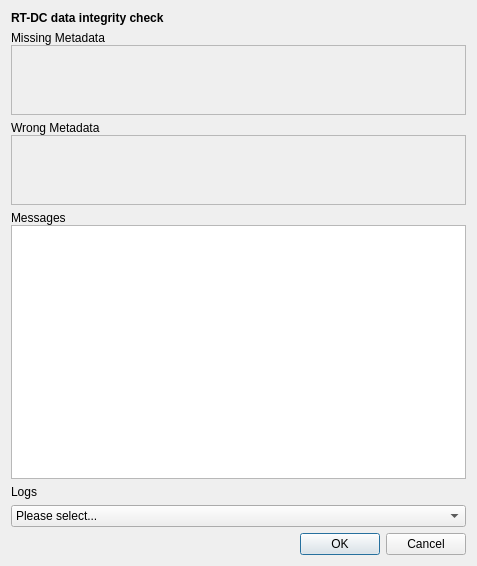
<?xml version="1.0" encoding="UTF-8"?>
<ui version="4.0">
 <class>Dialog</class>
 <widget class="QDialog" name="Dialog">
  <property name="geometry">
   <rect>
    <x>0</x>
    <y>0</y>
    <width>477</width>
    <height>566</height>
   </rect>
  </property>
  <property name="windowTitle">
   <string>Dialog</string>
  </property>
  <layout class="QVBoxLayout" name="verticalLayout">
   <item>
    <widget class="QLabel" name="label">
     <property name="text">
      <string>&lt;b&gt;RT-DC data integrity check&lt;/b&gt;</string>
     </property>
    </widget>
   </item>
   <item>
    <widget class="QWidget" name="groupBox_missing" native="true">
     <property name="sizePolicy">
      <sizepolicy hsizetype="Preferred" vsizetype="Maximum">
       <horstretch>0</horstretch>
       <verstretch>2</verstretch>
      </sizepolicy>
     </property>
     <layout class="QVBoxLayout" name="verticalLayout_3">
      <property name="spacing">
       <number>0</number>
      </property>
      <property name="leftMargin">
       <number>0</number>
      </property>
      <property name="topMargin">
       <number>0</number>
      </property>
      <property name="rightMargin">
       <number>0</number>
      </property>
      <property name="bottomMargin">
       <number>0</number>
      </property>
      <item>
       <widget class="QLabel" name="label_5">
        <property name="text">
         <string>Missing Metadata</string>
        </property>
       </widget>
      </item>
      <item>
       <widget class="QScrollArea" name="scrollArea_2">
        <property name="sizePolicy">
         <sizepolicy hsizetype="Expanding" vsizetype="Expanding">
          <horstretch>0</horstretch>
          <verstretch>0</verstretch>
         </sizepolicy>
        </property>
        <property name="sizeAdjustPolicy">
         <enum>QAbstractScrollArea::AdjustToContents</enum>
        </property>
        <property name="widgetResizable">
         <bool>true</bool>
        </property>
        <widget class="QWidget" name="scrollAreaWidgetContents_3">
         <property name="geometry">
          <rect>
           <x>0</x>
           <y>0</y>
           <width>457</width>
           <height>68</height>
          </rect>
         </property>
         <layout class="QGridLayout" name="gridLayout_missing"/>
        </widget>
       </widget>
      </item>
     </layout>
    </widget>
   </item>
   <item>
    <widget class="QWidget" name="groupBox_wrong" native="true">
     <property name="sizePolicy">
      <sizepolicy hsizetype="Preferred" vsizetype="Maximum">
       <horstretch>0</horstretch>
       <verstretch>2</verstretch>
      </sizepolicy>
     </property>
     <layout class="QVBoxLayout" name="verticalLayout_4">
      <property name="spacing">
       <number>0</number>
      </property>
      <property name="leftMargin">
       <number>0</number>
      </property>
      <property name="topMargin">
       <number>0</number>
      </property>
      <property name="rightMargin">
       <number>0</number>
      </property>
      <property name="bottomMargin">
       <number>0</number>
      </property>
      <item>
       <widget class="QLabel" name="label_4">
        <property name="text">
         <string>Wrong Metadata</string>
        </property>
       </widget>
      </item>
      <item>
       <widget class="QScrollArea" name="scrollArea">
        <property name="sizePolicy">
         <sizepolicy hsizetype="Expanding" vsizetype="Expanding">
          <horstretch>0</horstretch>
          <verstretch>0</verstretch>
         </sizepolicy>
        </property>
        <property name="sizeAdjustPolicy">
         <enum>QAbstractScrollArea::AdjustToContents</enum>
        </property>
        <property name="widgetResizable">
         <bool>true</bool>
        </property>
        <widget class="QWidget" name="scrollAreaWidgetContents_4">
         <property name="geometry">
          <rect>
           <x>0</x>
           <y>0</y>
           <width>457</width>
           <height>68</height>
          </rect>
         </property>
         <layout class="QGridLayout" name="gridLayout_wrong"/>
        </widget>
       </widget>
      </item>
     </layout>
    </widget>
   </item>
   <item>
    <widget class="QWidget" name="groupBox_messages" native="true">
     <property name="sizePolicy">
      <sizepolicy hsizetype="Preferred" vsizetype="Expanding">
       <horstretch>0</horstretch>
       <verstretch>1</verstretch>
      </sizepolicy>
     </property>
     <layout class="QVBoxLayout" name="verticalLayout_5">
      <property name="spacing">
       <number>0</number>
      </property>
      <property name="leftMargin">
       <number>0</number>
      </property>
      <property name="topMargin">
       <number>0</number>
      </property>
      <property name="rightMargin">
       <number>0</number>
      </property>
      <property name="bottomMargin">
       <number>0</number>
      </property>
      <item>
       <widget class="QLabel" name="label_2">
        <property name="text">
         <string>Messages</string>
        </property>
       </widget>
      </item>
      <item>
       <widget class="QTextEdit" name="textEdit">
        <property name="sizePolicy">
         <sizepolicy hsizetype="Expanding" vsizetype="Expanding">
          <horstretch>0</horstretch>
          <verstretch>0</verstretch>
         </sizepolicy>
        </property>
        <property name="sizeAdjustPolicy">
         <enum>QAbstractScrollArea::AdjustToContents</enum>
        </property>
        <property name="lineWrapMode">
         <enum>QTextEdit::NoWrap</enum>
        </property>
        <property name="readOnly">
         <bool>true</bool>
        </property>
       </widget>
      </item>
     </layout>
    </widget>
   </item>
   <item>
    <widget class="QWidget" name="widget_logs" native="true">
     <layout class="QVBoxLayout" name="verticalLayout_2">
      <property name="leftMargin">
       <number>0</number>
      </property>
      <property name="topMargin">
       <number>0</number>
      </property>
      <property name="rightMargin">
       <number>0</number>
      </property>
      <property name="bottomMargin">
       <number>0</number>
      </property>
      <item>
       <widget class="QLabel" name="label_3">
        <property name="text">
         <string>Logs</string>
        </property>
       </widget>
      </item>
      <item>
       <widget class="QComboBox" name="comboBox_logs">
        <item>
         <property name="text">
          <string>Please select...</string>
         </property>
        </item>
       </widget>
      </item>
     </layout>
    </widget>
   </item>
   <item>
    <widget class="QDialogButtonBox" name="buttonBox">
     <property name="orientation">
      <enum>Qt::Horizontal</enum>
     </property>
     <property name="standardButtons">
      <set>QDialogButtonBox::Cancel|QDialogButtonBox::Ok</set>
     </property>
    </widget>
   </item>
  </layout>
 </widget>
 <resources/>
 <connections>
  <connection>
   <sender>buttonBox</sender>
   <signal>accepted()</signal>
   <receiver>Dialog</receiver>
   <slot>accept()</slot>
   <hints>
    <hint type="sourcelabel">
     <x>248</x>
     <y>254</y>
    </hint>
    <hint type="destinationlabel">
     <x>157</x>
     <y>274</y>
    </hint>
   </hints>
  </connection>
  <connection>
   <sender>buttonBox</sender>
   <signal>rejected()</signal>
   <receiver>Dialog</receiver>
   <slot>reject()</slot>
   <hints>
    <hint type="sourcelabel">
     <x>316</x>
     <y>260</y>
    </hint>
    <hint type="destinationlabel">
     <x>286</x>
     <y>274</y>
    </hint>
   </hints>
  </connection>
 </connections>
</ui>
